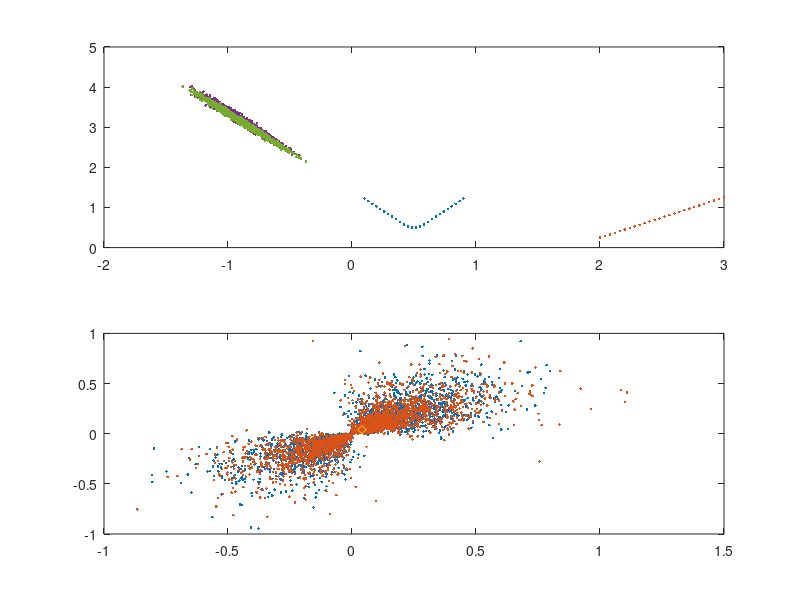
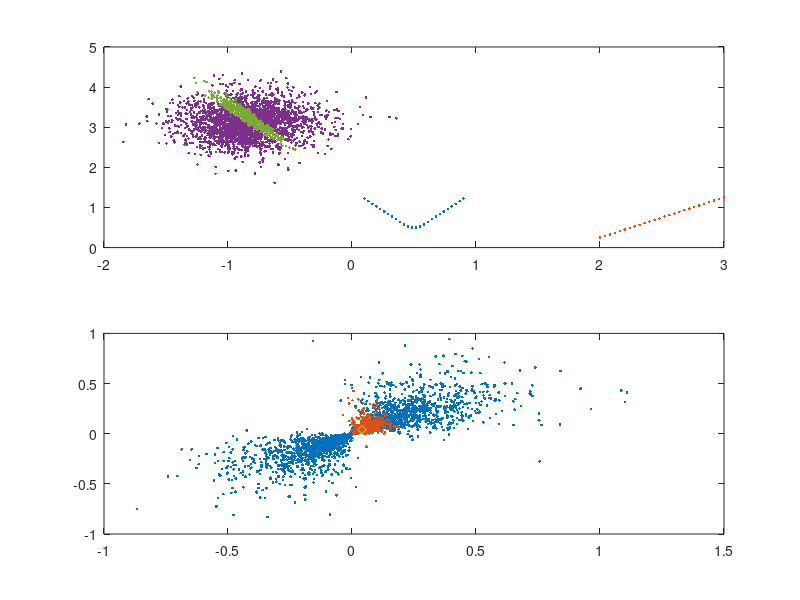
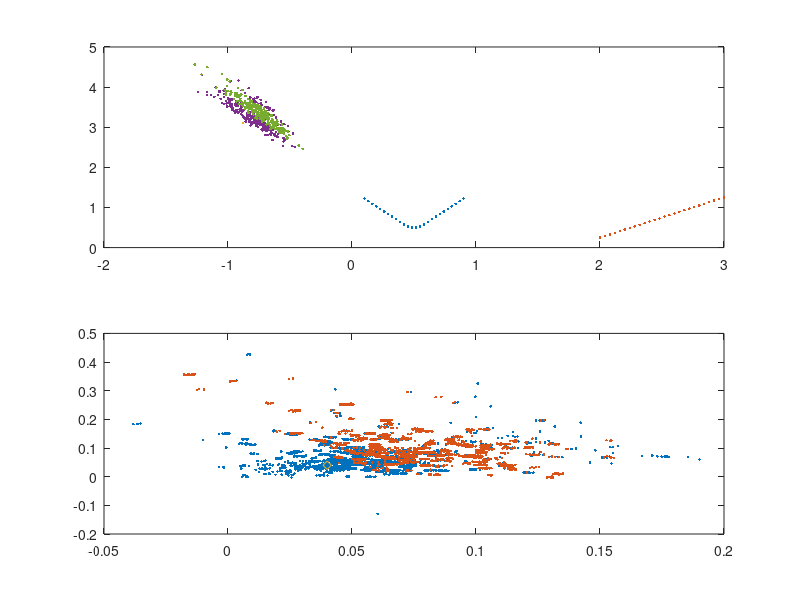
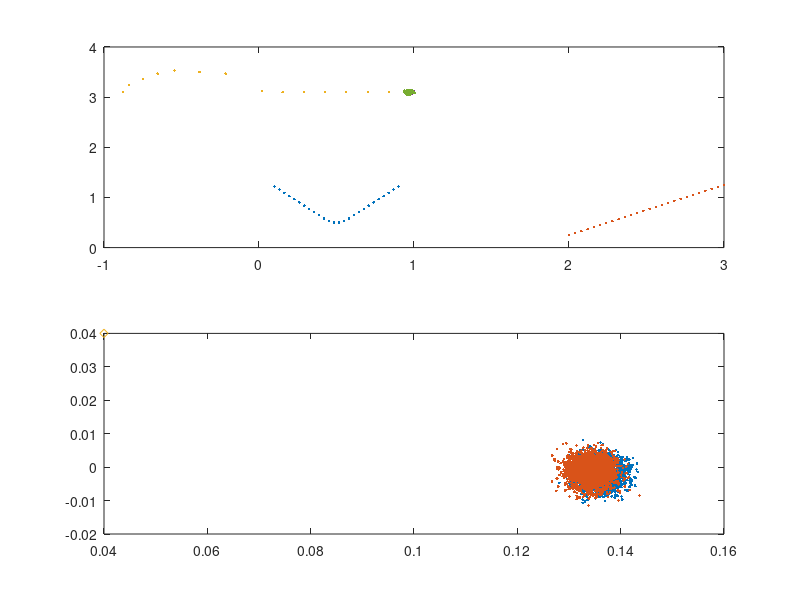

Write MATLAB code to recreate these figures, in order.
load data.mat
close all;
k_max = 26;


T = 1;
T2 = T^2/2;

Gamma = [T2 0;
         0 T2;
         T 0;
         0 T];

F = [1 0 T 0;
     0 1 0 T;
     0 0 1 0;
     0 0 0 1];

sA = sqrt(1e-6); 
s_r = sqrt(0.1);
s_theta = sqrt(1e-4);
s_speed = sqrt(0.1);
s_course = sqrt(0.1);

n = 5000;
r_init = normrnd(r, s_r, 1, n);
th_init = normrnd(theta, s_theta, 1, n);
speed_init = normrnd(s, s_speed, 1, n);
course_init = normrnd(c, s_course, 1, n);
xt = [...
    observer(1,1) + r_init .* cos(th_init);...
    observer(2, 1) + r_init .* sin(th_init);...
    speed_init .* cos(course_init);
    speed_init .* sin(course_init)];
xt_estimated = zeros(4, k_max);
xt_pre_resampling = zeros(4, n, k_max+1);
xt_post_resampling = zeros(4, n, k_max);
xt_pre_resampling(:,:,1) = xt;
for t = 1:k_max
    % weights
    w = normpdf(...
        measurements(t) - atan2(...
            xt_pre_resampling(2,:,t) - observer(2,t),...
            xt_pre_resampling(1,:,t) - observer(1,t)),...
        0,...
        s_theta);
    w = w / sum(w);
    % prediction
    xt_estimated(:,t) = xt_pre_resampling(:,:,t)*w';
    % correction & resampling
    sample = randsample(1:n, n, true, w);
    xt_post_resampling(:,:,t) = xt_pre_resampling(:,sample,t);
    % prediction
    xt_pre_resampling(:,:,t+1) = F*xt_post_resampling(:,:,t) + Gamma*normrnd(0, sA, 2, n);
end

target_velocities = diff([target, 2*target(:,end) - target(:,end-1)]')'/T;

for t = [1, 2, 3, 15, 26]
    figure('Name', ['k = ', num2str(t)]);
    subplot(2, 1, 1);
    plot(...
        observer(1,:), observer(2,:), '.',...
        target(1,:), target(2,:), '.',...
        xt_estimated(1,1:t), xt_estimated(2,1:t), '.',...
        xt_pre_resampling(1,:,t), xt_pre_resampling(2,:,t), '.',...
        xt_post_resampling(1,:,t), xt_post_resampling(2,:,t), '.');
    subplot(2, 1, 2);
    plot(...
        xt_pre_resampling(3,:,t), xt_pre_resampling(4,:,t), '.',...
        xt_post_resampling(3,:,t), xt_post_resampling(4,:,t), '.',...
        target_velocities(1,t), target_velocities(2,t), 'd');
end
